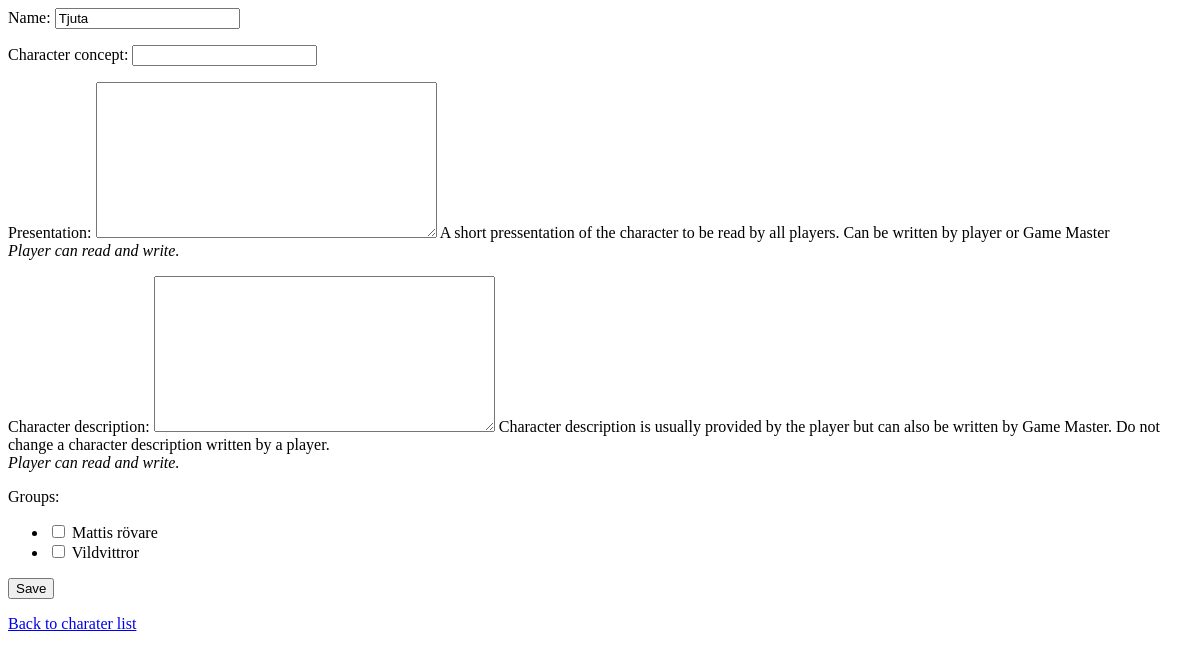
Before: /personal/your_characters/18/ (signed in) with the older database file.
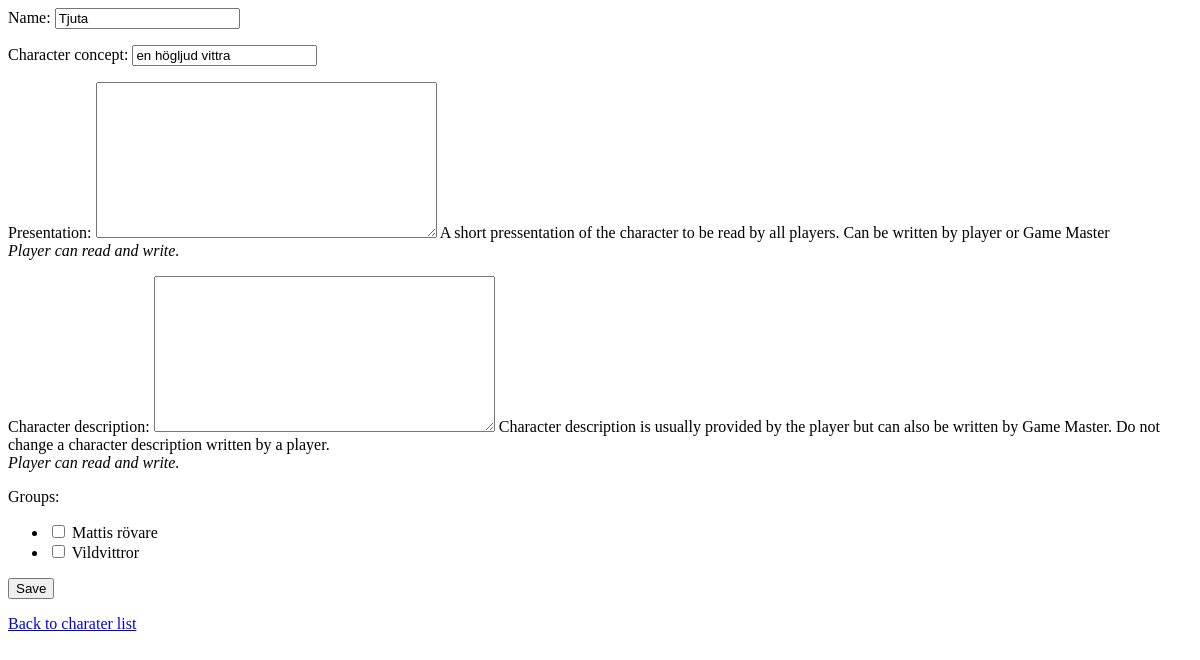
After: the same page with the newer database file.
### plots/models.py (models this page shows, shortened)
class BasicModel(models.Model):
    class Meta:
        abstract = True
    name = models.CharField(max_length=50)
    def __str__(self):
        return self.name

class Character(BasicModel):
    user = models.ForeignKey(auth.models.User, null=True, blank=True, default=None )
    groups = models.ManyToManyField(
                'Group', null=True, blank=True, through='Membership')
    character_concept = models.CharField(max_length=50, blank=True)
    presentation = models.TextField(blank=True, default='', max_length=500)
    presentation.help_text = (
        'A short pressentation of the character to be read by all players. Can be written by player or Game Master <br><i>Player can read and write.</i>')
    character_description = models.TextField(blank=True, default='', max_length=5000)
    character_description.help_text = (
        'Character description is usually provided by the player but can also be written by Game Master. Do not change a character description written by a player. <br><i>Player can read and write.</i>')
    comments_to_player = models.TextField(blank=True, default='')
    comments_to_player.help_text = '<i>Player can read but not write.</i>'
    seceret_comments = models.TextField(blank=True, default='')
    seceret_comments.help_text = '<i>Player can nether read nor write.</i>'
    plot_is_finished = models.BooleanField(default=False)
    plot_is_finished.verbose_name = "character's plot is finiched"
    plot_is_finished.short_description = "plot is finiched"
    def groups_string(self):
        return ', '.join([group.name for group in self.groups.all()])
    groups_string.verbose_name = 'Groups'
    groups_string.short_description = 'Groups'

class Group(BasicModel):
    is_open = models.BooleanField('open', default=False)
    is_open.help_text = 'Group is open for self registration by users'
    show_members = models.BooleanField(default=False)
    show_members.help_text = 'Members presentation is made public'
    plot_is_finished = models.BooleanField(default=False)
    plot_is_finished.verbose_name = "group's plot is finiched"
    secret = models.BooleanField(default=True)
    secret.help_text = 'Group is not visible on the web page'
    group_description = models.TextField(blank=True, default='')
    members_presentations = models.TextField(blank=True, default='')
    secret_comments = models.TextField(blank=True, default='')
    def members(self):
        return self.character_set.all()
    def no_of_members(self):
        return self.members().count()
    no_of_members.verbose_name = 'number of members'

### plots/your_characters/views.py (the view)
# urls.py: url(r'^(?P<id>[0-9]+)/$', views.character, name='character')
def character(request, id):
    character = get_object_or_404(Character, pk=id)
    if character.user != request.user:
        raise PermissionDenied
    if request.method == 'POST':
        character_form = YourCharacterForm(request.POST, instance=character)
        if character_form.is_valid():
            character_form.save()
    else:
        character_form = YourCharacterForm(instance=character)
    return render(request, 'plots/your_character_edit.html',
           {'character_form': character_form}   )

### plots/your_characters/views.py (shortened to what this page needs)
    class YourCharacterFormClass(YourCharacterFormBasic):
        groups = forms.MultipleChoiceField(
                    required = False,
                    widget  = forms.CheckboxSelectMultiple ,
                    choices = [ (group, group.name)
                                for group
                                in Group.objects.filter(is_open=True)   ] )
        def __init__(self, *args, **kw):
            YourCharacterFormBasic.__init__(self, *args, **kw)
            if kw.has_key('instance'):
                self.fields['groups'].initial = self.instance.groups.filter(is_open=True)

### plots/your_characters/views.py (called while the page is built, shortened)
def YourCharacterForm(*args, **kw):
    class YourCharacterFormClass(YourCharacterFormBasic):
        groups = forms.MultipleChoiceField(
                    required = False,
                    widget  = forms.CheckboxSelectMultiple ,
                    choices = [ (group, group.name)
                                for group
                                in Group.objects.filter(is_open=True)   ] )
        def __init__(self, *args, **kw):
            YourCharacterFormBasic.__init__(self, *args, **kw)
            if kw.has_key('instance'):
                self.fields['groups'].initial = self.instance.groups.filter(is_open=True)
    return YourCharacterFormClass(*args, **kw)

### plots/templates/plots/your_character_edit.html (shortened to what this page needs)
<form method="post" >
    {{ character_form.as_p }}
    <input type="submit" value="Save" />
</form>
<a href="{% url 'your_characters:index' %}">
Back to charater list
</a>

Changed rows visible on the page:
changed Character "Tjuta": character_concept (not shown) → "en högljud vittra"
